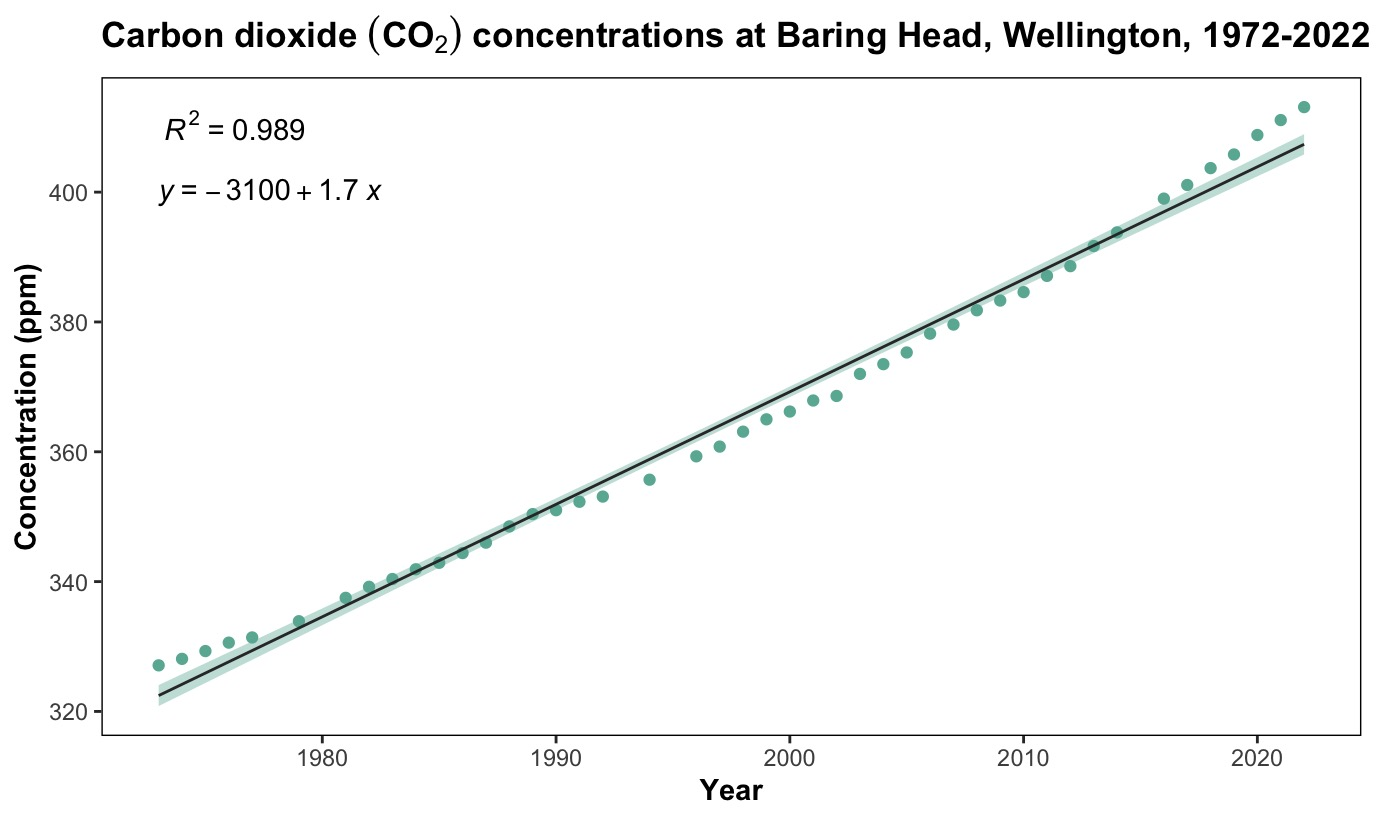

Write the R code that produced this figure.
# Here are the commands to build a scatter plot with a linear trend

# Packages
library(tidyverse)
library(ggpmisc)
library(ggpubr)

# Load csv file
# Data retrieved from: (https://www.stats.govt.nz/indicators/greenhouse-gas-concentrations/)
df_data <- read.csv("carbon-dioxide-(co₂)-concentrations-at-baring-head,-wellington,-1972–2022.csv")

# Use data from March of each year
df_march <- df_data %>%
  filter(grepl("Mar", Date, ignore.case = TRUE),
         Mean != "NaN") %>%
  mutate(Date = gsub("Mar-","",Date),
         Date = as.numeric(Date))

# Plot
ggplot(df_march,aes(x = Date, y = Mean)) +
  geom_point(colour="#69b3a2ff") +
  geom_smooth(method = "lm", se = TRUE,
              colour = "#333333ff",
              fill="#69b3a2",
              linewidth = 0.5) +
  stat_regline_equation(aes(label = ..eq.label..),
                        label.y = 400) +
  stat_poly_eq(aes(label = ..rr.label..),
               rr.digits = 3) +
  labs(x = "Year", y = "Concentration (ppm)",
       title = expression(bold(paste("Carbon dioxide ", (CO[2])," concentrations at Baring Head, Wellington, 1972-2022")))) +
  theme(legend.key = element_blank(),
        panel.background = element_rect(fill='transparent'),
        panel.border = element_rect(colour = "black", fill=NA),
        strip.text = element_text(face = "bold"),
        strip.background = element_rect(colour = "black"),
        axis.title = element_text(face = "bold"))
